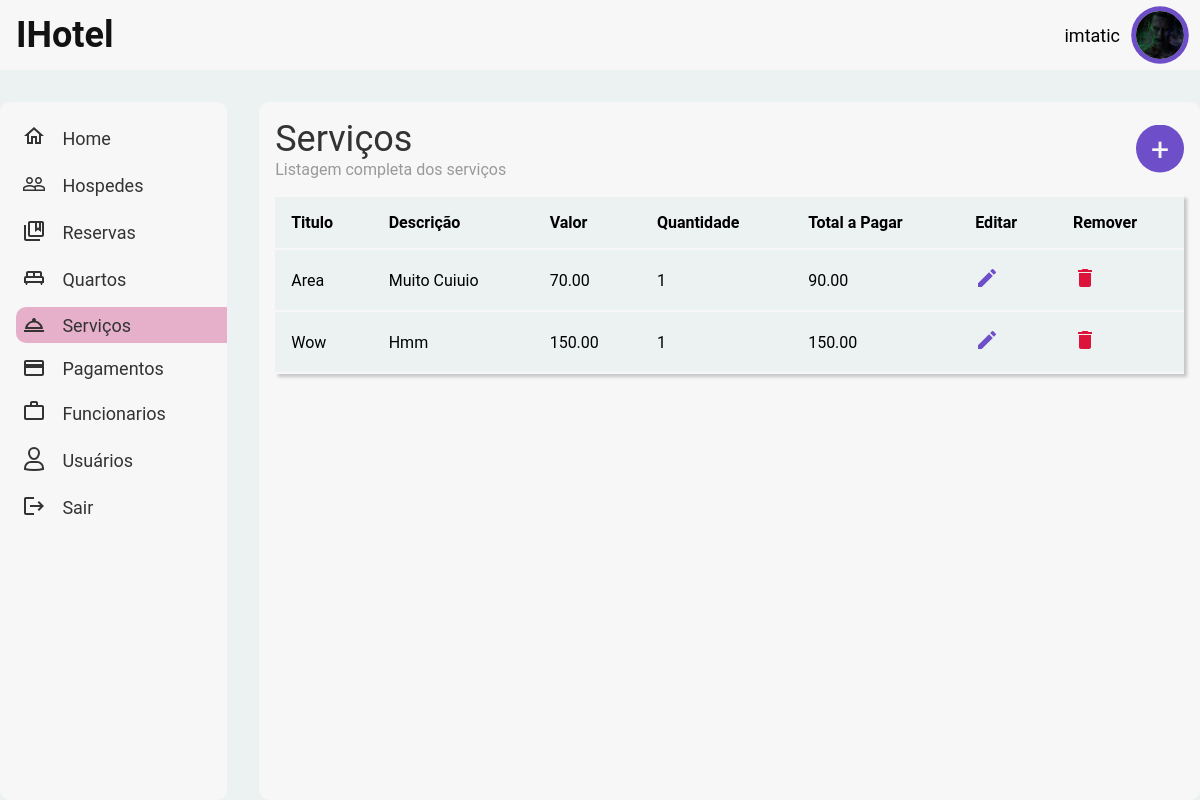
Screenshot of /index.php?p=servicos (signed in) with the database file from the repository.
### tables this page shows
CREATE TABLE `servicos` (
  `id` int(11) NOT NULL AUTO_INCREMENT,
  `titulo` varchar(100) NOT NULL,
  `descrisao` text DEFAULT NULL,
  `valor` decimal(10,2) NOT NULL,
  `quantidade` int(4) DEFAULT NULL,
  `criado_em` date NOT NULL DEFAULT current_timestamp(),
  `total` decimal(10,2) DEFAULT (`valor` * `quantidade`),
  PRIMARY KEY (`id`),
  UNIQUE KEY `id` (`id`)
);

### pages/servicos.php (the view, shortened to what this page needs)
<?php
require(__DIR__ . "/../actions/conexao.php");
?>
<section id="servicosPage">
  <header>
    <div>
      <h1>Serviços</h1>
      <h3>Listagem completa dos serviços</h3>
    </div>
    <button class="addServicoButton">+</button>
  </header>
  <table class="tabelaServicos">
    <thead>
      <tr>
        <td>Titulo</td>
        <td class="hidden940">Descrição</td>
        <td>Valor</td>
        <td class="hidden940">Quantidade</td>
        <td class="hidden600">Total a Pagar</td>
        <td>Editar</td>
        <td class="hidden600">Remover</td>
      </tr>
    </thead>
    <?php
    $fecthServicos = $conexao->prepare("SELECT * FROM servicos ORDER BY titulo");
    $fecthServicos->execute();
    $servicos = $fecthServicos->fetchAll(PDO::FETCH_ASSOC);
    for ($i = 0; $i < sizeof($servicos); $i++) :
      $servicoActual = $servicos[$i];
    ?>
      <tr>
        <td><?php echo $servicoActual['titulo']; ?></td>
        <td class="hidden940"><?php echo $servicoActual['descrisao']; ?></td>
        <td><?php echo $servicoActual['valor']; ?></td>
        <td class="hidden940"><?php echo $servicoActual['quantidade']; ?></td>
        <td class="hidden600"><?php echo $servicoActual['total']; ?></td>
        <td>
          <a href="pages/editServico.php?servico_id=<?php echo $servicoActual['id'] ?>">
            <svg width="24" height="24" xmlns="http://www.w3.org/2000/svg" viewBox="0 0 24 24">
              <g fill="none" class="nc-icon-wrapper">
                <path d="M3 17.25V21h3.75L17.81 9.94l-3.75-3.75L3 17.25zM20.71 7.04a.996.996 0 0 0 0-1.41l-2.34-2.34a.996.996 0 0 0-1.41 0l-1.83 1.83 3.75 3.75 1.83-1.83z" fill="#6f4ec9"></path>
              </g>
            </svg>
          </a>
        </td>
        <td class="hidden600">
          <a href="actions/deleteServico.php?servico_id=<?php echo $servicoActual['id'] ?>">
            <svg width="24" height="24" xmlns="http://www.w3.org/2000/svg" viewBox="0 0 24 24">
              <g fill="none" class="nc-icon-wrapper">
                <path d="M6 19c0 1.1.9 2 2 2h8c1.1 0 2-.9 2-2V7H6v12zM19 4h-3.5l-1-1h-5l-1 1H5v2h14V4z" fill="#dc143c"></path>
              </g>
            </svg>
          </a>
        </td>
      </tr>
    <?php endfor ?>
  </table>
</section>

### styles/main.css (style rules this page uses)
:root { --button-text: 0.875rem; --micro-text: 0.6875rem; --normal-text: 1.125rem; --title-h3: 1.5rem; --title-h2: 2.25rem; --title-h1: 3rem; --border-radius: 0.625rem; --white-tom: #f7f7f7; --background-gray: #ecf1f1; --accent-color: #c9357c; --link-color: #349dff; --text-color: #121212; --textgrey-color: #999ea4; --button-color: #6f4ec9; }
* { margin: 0; padding: 0; outline: 0; box-sizing: border-box; -webkit-font-smoothing: antialiased !important; text-rendering: optimizeLegibility; font-family: Roboto, sans-serif; }
html, body { width: 100%; min-height: 100vh; }
h1 { font-size: var(--title-h2); font-weight: 400; }
button { cursor: pointer; }
section { max-width: 100%; }
a { text-decoration: none; color: var(--link-color); }
.main section { background-color: var(--white-tom); flex: 4; border-radius: var(--border-radius); padding: 1rem; display: flex; flex-direction: column; gap: 1rem; flex-wrap: wrap; }

### styles/servicos.css (style rules this page uses)
#servicosPage { width: 100%; display: flex; }
#servicosPage > header { display: flex; width: 100%; align-items: center; justify-content: space-between; }
#servicosPage > header h1 { font-size: 2.25rem; font-weight: 400; color: #333333 !important; }
#servicosPage > header h3 { font-size: 1rem; font-weight: 400; color: #999999 !important; }
.addServicoButton { width: 3rem; height: 3rem; clip-path: circle(); border: none; background-color: #6f4ec9; cursor: pointer; font-size: 2rem; color: #f7f7f7; }
#servicosPage > table { background-color: #ecf1f1; padding: 1rem; font-size: 1rem; border-collapse: collapse; max-width: 100%; box-shadow: 0.2rem 0.2rem 0.2rem rgba(0, 0, 0, 0.205); }
#servicosPage > table thead { font-weight: bold; }
table tr { border-bottom: 1px solid red; }
tr td { padding: 1rem; border: 2px solid #f7f7f7; border-right: none; border-left: none; }

### rows the page displays
servicos: titulo "Area", descrisao "Muito Cuiuio", valor "70.00", quantidade "1", total "90.00"
servicos: titulo "Wow", descrisao "Hmm", valor "150.00", quantidade "1", total "150.00"

### other values shown
$userName "imtatic"
